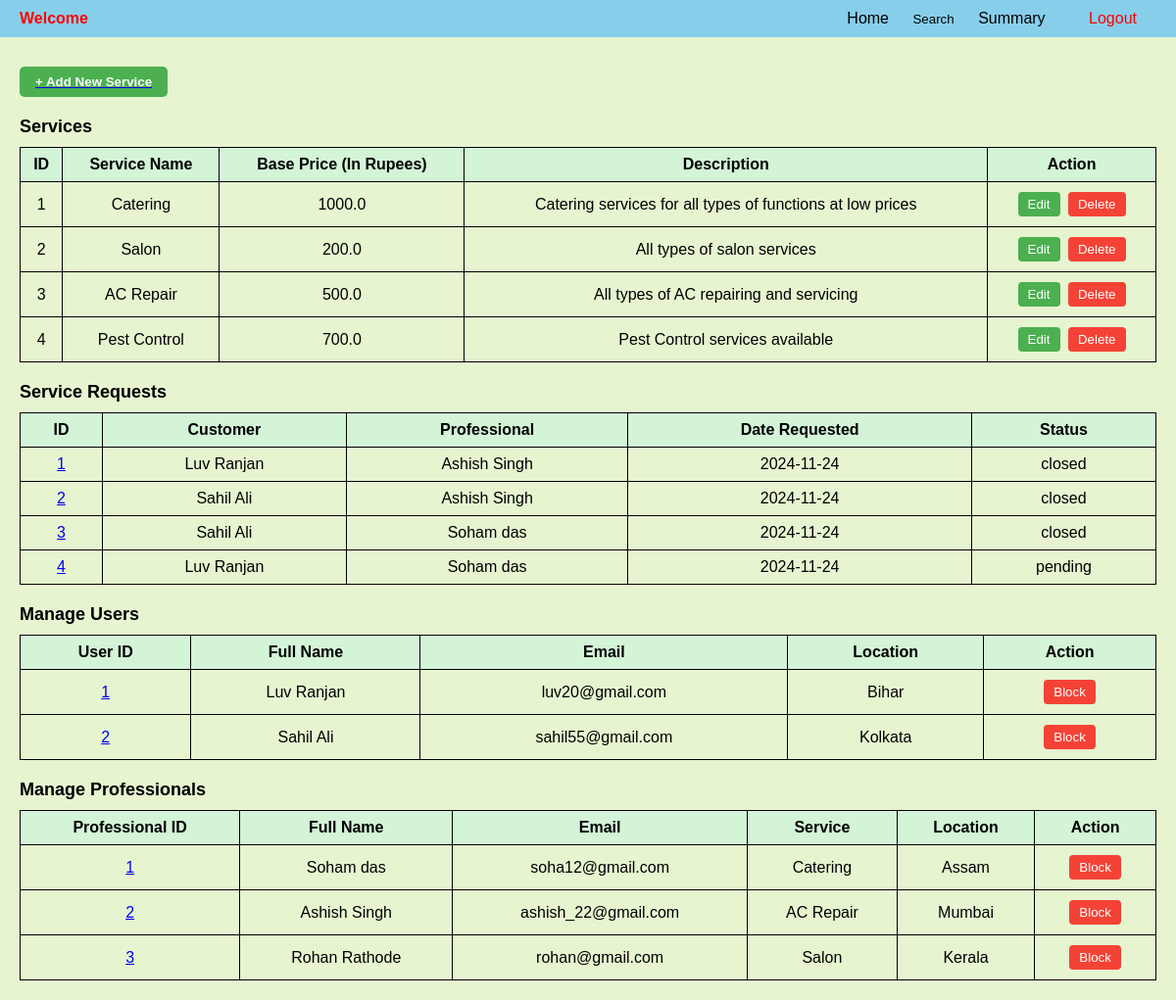
/admin, run on an earlier commit of the app's database.
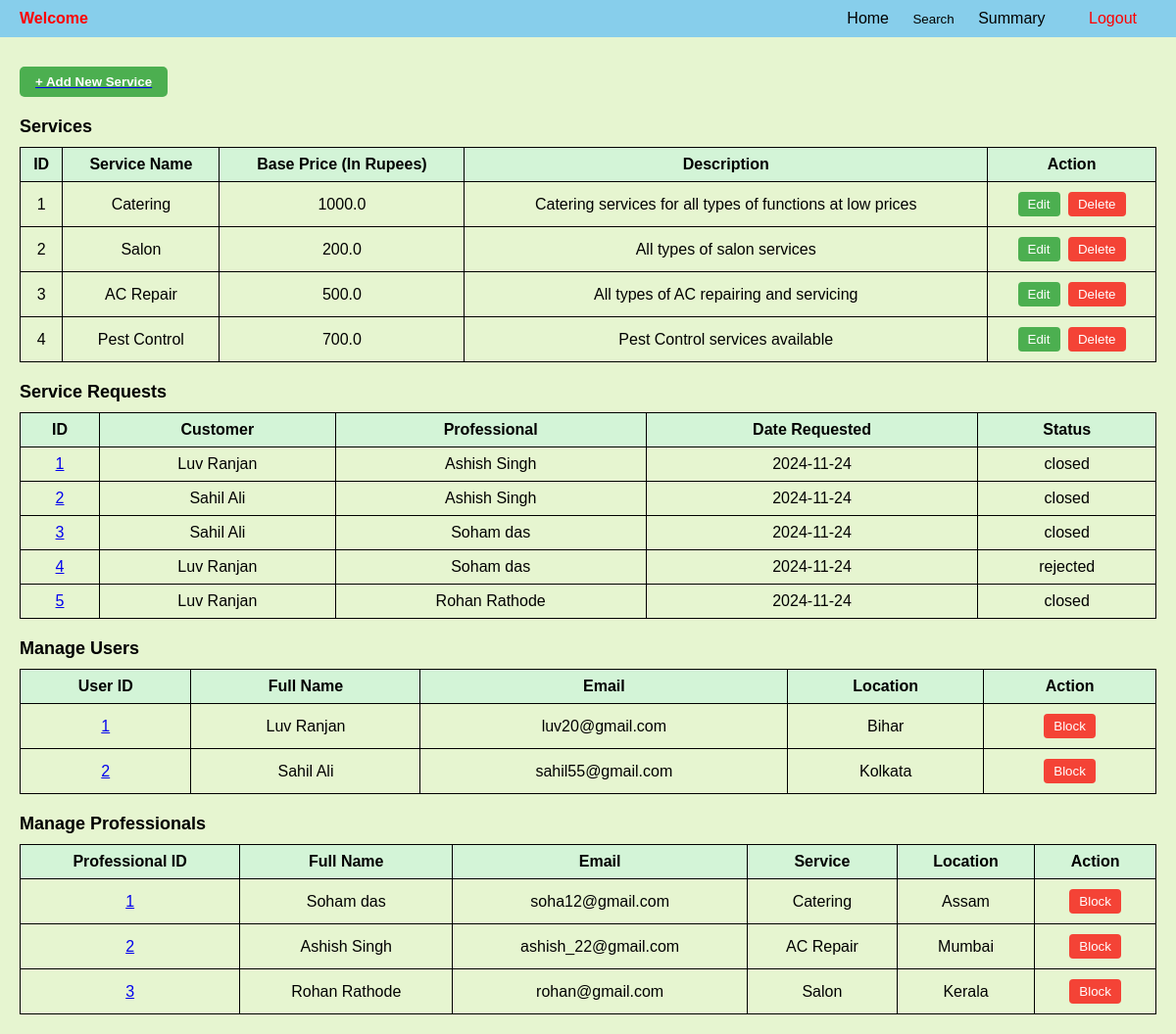
And on a later commit of the database.
### backend/models.py (models this page shows)
class Service(db.Model):
    __tablename__="service"
    id=db.Column(db.Integer,primary_key=True)
    name=db.Column(db.String,unique=True,nullable=False)
    baseprice=db.Column(db.Float, default=0.0)
    desc=db.Column(db.String,nullable=False)
    professionals=db.relationship('Prof_Info', back_populates='service',cascade='all,delete')

class Service_req(db.Model):
    __tablename__="service_req"
    id=db.Column(db.Integer,primary_key=True)
    service_id=db.Column(db.Integer, db.ForeignKey("service.id"),nullable=False)
    cust_id=db.Column(db.Integer, db.ForeignKey("user_info.id"),nullable=False)
    prof_id=db.Column(db.Integer, db.ForeignKey("prof_info.id"),nullable=False)
    date_of_req=db.Column(db.DateTime,nullable=False)
    date_of_comp=db.Column(db.DateTime,nullable=True)
    status=db.Column(db.String, nullable=False, default="Pending")
    remarks = db.Column(db.String, nullable=True)
    rating = db.Column(db.Integer, nullable=True)
    service = db.relationship("Service", backref="service_req")
    customer = db.relationship("User_Info", backref="service_req")
    professional = db.relationship("Prof_Info", backref="service_req")

class User_Info(db.Model):
    __tablename__="user_info"
    id=db.Column(db.Integer,primary_key=True)
    email=db.Column(db.String,unique=True,nullable=False)
    password=db.Column(db.String,nullable=False)
    role=db.Column(db.Integer,default=1)
    full_name=db.Column(db.String,nullable=False)
    location=db.Column(db.String,nullable=False)
    pin_code=db.Column(db.Integer,nullable=False)
    user_status=db.Column(db.String,default='approved')
    phone=db.Column(db.Integer,nullable=False, unique=True)

class Prof_Info(db.Model):
    __tablename__="prof_info"
    id=db.Column(db.Integer,primary_key=True)
    email=db.Column(db.String,unique=True,nullable=False)
    password=db.Column(db.String,nullable=False)
    role=db.Column(db.Integer,default=2)
    full_name=db.Column(db.String,nullable=False)
    service_name=db.Column(db.Integer, db.ForeignKey("service.id"), nullable=False)
    experience=db.Column(db.Integer,nullable=False)
    location=db.Column(db.String,nullable=False)
    pin_code=db.Column(db.Integer,nullable=False)
    prof_status=db.Column(db.String,default='requested')#requested,approved,rejected,blocked
    service=db.relationship("Service",back_populates="professionals")
    phone=db.Column(db.Integer,nullable=False, unique=True)

### backend/controllers.py (the view)
@app.route("/admin")
def admin_dashboard():
    services = Service.query.all()
    professionals = Prof_Info.query.all()
    users = User_Info.query.all()
    service_requests = Service_req.query.all()
    return render_template("admin_dash.html", services=services, professionals=professionals, users=users, service_requests=service_requests)

### templates/admin_dash.html (shortened to what this page needs)
{% extends "admin_layout.html" %}
{% block content %}
</head>
<body>
    <div class="container">
        <a href="/service" type="button">
            <button type="submit" class="btn-add">+ Add New Service</button>
        </a>
        <div class="section-title">Services</div>
        {% if services %}
        <table class="table">
             <tr>
                <th>ID</th>
                <th>Service Name</th>
                <th>Base Price (In Rupees)</th>
                <th>Description</th>
                <th>Action</th>
             </tr>
             {% for service in services %}
             <tr>
                <td>{{ service.id }}</td>
                <td>{{ service.name }}</td>
                <td>{{ service.baseprice }}</td>
                <td>{{ service.desc }}</td>
                <td class="action-buttons">
                    <a href="/edit_service/{{service.id}}" type="button"><button class="btn-edit">Edit</button></a>
                    <form action="{{ url_for('delete_service', id=service.id) }}" method="POST" style="display: inline;">
                        <button type="submit" class="btn-delete" onclick="return confirm('Are you sure you want to delete this service?');">Delete</button>
                    </form>
                </td>
             </tr>
            {% endfor %}
        </table>
        {% else %}
        <h3 class="center" style="text-align: center;">No services are available</h3>
        {% endif %}
        <div class="section-title">Service Requests</div>
        {% if service_requests %}
        <table class="table">
            <thead>
                <tr>
                    <th>ID</th>
                    <th>Customer</th>
                    <th>Professional</th>
                    <th>Date Requested</th>
                    <th>Status</th>
                </tr>
            </thead>
            <tbody>
                {% for request in service_requests %}
                <tr>
                    <td><a href="{{ url_for('service_request_details', id=request.id) }}">{{ request.id }}</a></td>
                    <td>{{ request.customer.full_name }}</td>
                    <td>{{ request.professional.full_name }}</td>
                    <td>{{ request.date_of_req.strftime('%Y-%m-%d') }}</td>
                    <td>{{ request.status }}</td>
                </tr>
                {% endfor %}
            </tbody>
        </table>
        {% else %}
        <h3 class="center" style="text-align: center;">No service requests have been made till now</h3>
        {% endif %}
        <div class="section-title">Manage Users</div>
        {% if users %}
        <table class="table">
            <tr>
                <th>User ID</th>
                <th>Full Name</th>
                <th>Email</th>
                <th>Location</th>
                <th>Action</th>
            </tr>
            {% for user_info in users %}
            <tr>
                <td><a href="{{ url_for('view_user_profile', id=user_info.id)}}">{{ user_info.id }}</a></td>
                <td>{{ user_info.full_name }}</td>
                <td>{{ user_info.email }}</td>
                <td>{{ user_info.location }}</td>
                <td class="action-buttons">
                    {% if user_info.user_status == 'approved' %}
                    <form action="{{url_for('block_user', id=user_info.id)}}" method="POST">
                        <button class="btn-block" onclick="return confirm('Are you sure you want to block this user?');">Block</button>
                    </form>
                    {% elif user_info.user_status == 'blocked' %}
                    <form action="{{url_for('unblock_user', id=user_info.id)}}" method="POST">
                        <button class="btn-block" onclick="return confirm('Are you sure you want to unblock this user?');">Unblock</button>
                    </form>
                     {% endif %}
                </td>
            </tr>
            {% endfor %}
        </table>
        {% else %}
        <h3 class="center" style="text-align: center;">No users are available</h3>
        {% endif %}
        <div class="section-title">Manage Professionals</div>
        {% if professionals %}
        <table class="table">
            <tr>
                <th>Professional ID</th>
                <th>Full Name</th>
                <th>Email</th>
                <th>Service</th>
                <th>Location</th>
                <th>Action</th>
            </tr>
            {% for prof_info in professionals %}
            <tr>
                <td><a href="/professional_profile/{{prof_info.id}}">{{ prof_info.id }}</a></td>
                <td>{{ prof_info.full_name }}</td>
                <td>{{ prof_info.email }}</td>
                <td>{{ prof_info.service.name }}</td>
                <td>{{ prof_info.location }}</td>
                <td class="action-buttons">
                    {% if prof_info.prof_status == 'approved' %}
                    <form action="{{url_for('block_professional', id=prof_info.id)}}" method="POST">
                        <button class="btn-block" onclick="return confirm('Are you sure you want to block this professional?');">Block</button>
                    </form>
                    {% elif prof_info.prof_status == 'requested' %}
                        <form action="{{url_for('approve_professional', id=prof_info.id)}}" method="POST"><button class="btn-approve">Approve</button></form>
                        <form action="{{url_for('delete_professional', id=prof_info.id)}}" method="POST"><button class="btn-delete">Delete</button></form>
                    {% endif %}
                </td>
            </tr>
            {% endfor %}
        </table>
        {% else %}
        <h3 class="center" style="text-align: center;">No professionals are available</h3>
        {% endif %}
    </div>
</body>
</html>
{% endblock %}

### templates/admin_layout.html (shortened to what this page needs)
<!DOCTYPE html>
<html lang="en">
<head>
</head>
<body>
    <div class="navbar">
        <span class="title">Welcome {{name}}</span>
        <div>
            <a href="/admin">Home</a>
            <form action="/search_professional" method="GET" style="display: inline;">
                <button type="submit" style="background: none; border: none; padding: 0; cursor: pointer; color: inherit;">Search</button>
            </form>
            <a href="{{ url_for('admin_summary') }}">Summary</a>
            <a href="/logout" id="logout">Logout</a>
        </div>
    </div>
    {%block content%}{%endblock%}
</body>
</html>

### templates/admin_layout.html (style rules this page uses)
body { font-family: Arial, sans-serif; margin: 0; padding: 0; background-color: #e6f5d0; }
.navbar { background-color: #87ceeb; overflow: hidden; display: flex; justify-content: space-between; align-items: center; padding: 10px 20px; }
.navbar .title { color: red; font-weight: bold; }
.navbar a { text-decoration: none; color: #000; padding: 14px 20px; transition: background-color 0.3s; }
.navbar #logout { color: red; }
.navbar form { display: inline; }

### templates/admin_dash.html (style rules this page uses)
.container { padding: 20px; }
.section-title { font-size: 18px; font-weight: bold; margin-top: 20px; }
.table { width: 100%; border-collapse: collapse; margin-top: 10px; }
.table th, .table td { border: 1px solid #000; padding: 8px; text-align: center; }
.table th { background-color: #d3f4d7; font-weight: bold; }
.action-buttons button { padding: 5px 10px; margin: 2px; border: none; border-radius: 4px; cursor: pointer; }
.btn-edit { background-color: #4CAF50; color: white; }
.btn-delete { background-color: #f44336; color: white; }
.btn-reject, .btn-block { background-color: #f44336; color: white; }
.btn-add { margin-top: 10px; padding: 8px 16px; background-color: #4CAF50; color: white; font-weight: bold; border: none; border-radius: 5px; cursor: pointer; display: block; }

What changed in the data, as far as the page shows it:
changed Service_req id 4: status "pending" → "rejected"
added Service_req: id "5", customer.full_name "Luv Ranjan", professional.full_name "Rohan Rathode", date_of_req "2024-11-24", status "closed"
